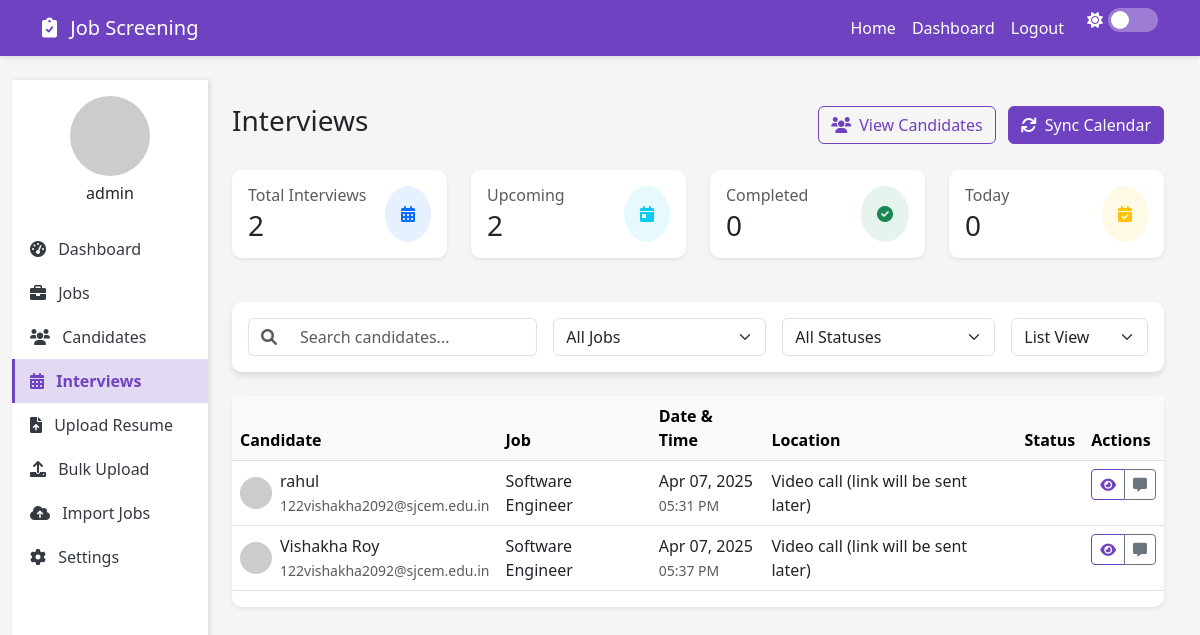
Screenshot of /interviews (signed in) with the database file from the repository.
### database.py (models this page shows, shortened)
class User(db.Model, UserMixin):
    id = db.Column(db.Integer, primary_key=True)
    username = db.Column(db.String(100), unique=True, nullable=False)
    email = db.Column(db.String(120), unique=True, nullable=False)
    password_hash = db.Column(db.String(200), nullable=False)
    is_admin = db.Column(db.Boolean, default=False)
    created_at = db.Column(db.DateTime, default=datetime.utcnow)

class Interview(db.Model):
    id = db.Column(db.Integer, primary_key=True)
    candidate_id = db.Column(db.Integer, db.ForeignKey('candidate.id'))
    scheduled_date = db.Column(db.DateTime, nullable=False)
    location = db.Column(db.String(255), nullable=True)
    meeting_link = db.Column(db.String(255), nullable=True)
    notes = db.Column(db.Text, nullable=True)
    is_confirmed = db.Column(db.Boolean, default=False)
    email_sent = db.Column(db.Boolean, default=False)
    created_at = db.Column(db.DateTime, default=datetime.utcnow)

class Candidate(db.Model):
    id = db.Column(db.Integer, primary_key=True)
    name = db.Column(db.String(200), nullable=False)
    email = db.Column(db.String(120), nullable=False)
    resume_path = db.Column(db.String(255), nullable=False)
    job_id = db.Column(db.Integer, db.ForeignKey('job.id'))
    match_score = db.Column(db.Float, default=0.0)
    is_shortlisted = db.Column(db.Boolean, default=False)
    created_at = db.Column(db.DateTime, default=datetime.utcnow)
    interviews = db.relationship('Interview', backref='candidate', lazy=True)

class Job(db.Model):
    id = db.Column(db.Integer, primary_key=True)
    title = db.Column(db.String(200), nullable=False)
    description = db.Column(db.Text, nullable=False)
    requirements = db.Column(db.Text, nullable=True)
    created_at = db.Column(db.DateTime, default=datetime.utcnow)
    created_by = db.Column(db.Integer, db.ForeignKey('user.id'))
    candidates = db.relationship('Candidate', backref='job', lazy=True)

### app.py (the view)
@app.route('/interviews')
@login_required
def interviews():
    interviews = Interview.query.all()
    today = datetime.now().date()
    upcoming_count = Interview.query.filter(Interview.scheduled_date > datetime.now()).count()
    completed_count = Interview.query.filter(Interview.scheduled_date < datetime.now()).count()
    today_count = Interview.query.filter(Interview.scheduled_date.cast(db.Date) == today).count()
    jobs = Job.query.all()
    return render_template('interviews.html',
                          interviews=interviews,
                          upcoming_count=upcoming_count,
                          completed_count=completed_count,
                          today_count=today_count,
                          today=today,
                          jobs=jobs)

### templates/interviews.html (shortened to what this page needs)
{% extends "base.html" %}
{% block extra_css %}
<link href="https://cdn.jsdelivr.net/npm/fullcalendar@5.10.1/main.min.css" rel="stylesheet">
{% endblock %}
{% block content %}
<div class="container-fluid">
    <div class="row">
        <div class="col-lg-2 col-md-3 px-0">
            <div class="sidebar py-3">
                <div class="text-center mb-4">
                    <img src="https://ui-avatars.com/api/?name={{ current_user.username }}&background=6f42c1&color=fff&size=128" alt="Profile" class="rounded-circle" width="80">
                    <h6 class="mt-2">{{ current_user.username }}</h6>
                </div>
                <a href="{{ url_for('dashboard') }}" class="sidebar-link">
                    <i class="fas fa-tachometer-alt me-2"></i> Dashboard
                </a>
                <a href="{{ url_for('jobs') }}" class="sidebar-link">
                    <i class="fas fa-briefcase me-2"></i> Jobs
                </a>
                <a href="{{ url_for('candidates') }}" class="sidebar-link">
                    <i class="fas fa-users me-2"></i> Candidates
                </a>
                <a href="{{ url_for('interviews') }}" class="sidebar-link active">
                    <i class="fas fa-calendar-alt me-2"></i> Interviews
                </a>
                <a href="{{ url_for('upload_resume') }}" class="sidebar-link">
                    <i class="fas fa-file-upload me-2"></i> Upload Resume
                </a>
                <a href="{{ url_for('upload_multiple') }}" class="sidebar-link">
                    <i class="fas fa-upload me-2"></i> Bulk Upload
                </a>
                <a href="{{ url_for('import_jobs') }}" class="sidebar-link">
                    <i class="fas fa-cloud-upload-alt me-2"></i> Import Jobs
                </a>
                <a href="{{ url_for('settings') }}" class="sidebar-link">
                    <i class="fas fa-cog me-2"></i> Settings
                </a>
            </div>
        </div>
        <div class="col-lg-10 col-md-9 ms-auto">
            <div class="container mt-4">
                <div class="d-flex justify-content-between align-items-center mb-4">
                    <h3>Interviews</h3>
                    <div>
                        <a href="{{ url_for('candidates') }}" class="btn btn-outline-primary me-2">
                            <i class="fas fa-users me-2"></i>View Candidates
                        </a>
                        <button class="btn btn-primary" data-bs-toggle="modal" data-bs-target="#calendarSyncModal">
                            <i class="fas fa-sync me-2"></i>Sync Calendar
                        </button>
                    </div>
                </div>
                <div class="row mb-4">
                    <div class="col-md-3">
                        <div class="card border-0 shadow-sm">
                            <div class="card-body">
                                <div class="d-flex justify-content-between align-items-center">
                                    <div>
                                        <h6 class="text-muted mb-1">Total Interviews</h6>
                                        <h3 class="mb-0">{{ interviews|length }}</h3>
                                    </div>
                                    <div class="rounded-circle bg-primary bg-opacity-10 p-3">
                                        <i class="fas fa-calendar-alt text-primary"></i>
                                    </div>
                                </div>
                            </div>
                        </div>
                    </div>
                    <div class="col-md-3">
                        <div class="card border-0 shadow-sm">
                            <div class="card-body">
                                <div class="d-flex justify-content-between align-items-center">
                                    <div>
                                        <h6 class="text-muted mb-1">Upcoming</h6>
                                        <h3 class="mb-0">{{ upcoming_count }}</h3>
                                    </div>
                                    <div class="rounded-circle bg-info bg-opacity-10 p-3">
                                        <i class="fas fa-calendar-day text-info"></i>
                                    </div>
                                </div>
                            </div>
                        </div>
                    </div>
                    <div class="col-md-3">
                        <div class="card border-0 shadow-sm">
                            <div class="card-body">
                                <div class="d-flex justify-content-between align-items-center">
                                    <div>
                                        <h6 class="text-muted mb-1">Completed</h6>
                                        <h3 class="mb-0">{{ completed_count }}</h3>
                                    </div>
                                    <div class="rounded-circle bg-success bg-opacity-10 p-3">
                                        <i class="fas fa-check-circle text-success"></i>
                                    </div>
                                </div>
                            </div>
                        </div>
                    </div>
                    <div class="col-md-3">
                        <div class="card border-0 shadow-sm">
                            <div class="card-body">
                                <div class="d-flex justify-content-between align-items-center">
                                    <div>
                                        <h6 class="text-muted mb-1">Today</h6>
                                        <h3 class="mb-0">{{ today_count }}</h3>
                                    </div>
                                    <div class="rounded-circle bg-warning bg-opacity-10 p-3">
                                        <i class="fas fa-calendar-check text-warning"></i>
                                    </div>
                                </div>
                            </div>
                        </div>
                    </div>
                </div>
                <div class="card mb-4">
                    <div class="card-body">
                        <div class="row g-3">
                            <div class="col-md-4">
                                <div class="input-group">
                                    <span class="input-group-text bg-white border-end-0">
                                        <i class="fas fa-search text-muted"></i>
                                    </span>
                                    <input type="text" id="search-input" class="form-control border-start-0" placeholder="Search candidates...">
                                </div>
                            </div>
                            <div class="col-md-3">
                                <select id="job-filter" class="form-select">
                                    <option value="">All Jobs</option>
                                </select>
                            </div>
                            <div class="col-md-3">
                                <select id="status-filter" class="form-select">
                                    <option value="">All Statuses</option>
                                </select>
                            </div>
                            <div class="col-md-2">
                                <select id="view-type" class="form-select">
                                    <option value="list">List View</option>
                                </select>
                            </div>
                        </div>
                    </div>
                </div>
                <div id="list-view" class="card border-0 shadow-sm mb-4">
                    <div class="card-body p-0">
                        <div class="table-responsive">
                            <table class="table table-hover" id="interviews-table">
                                <thead class="table-light">
                                    <tr>
                                        <th>Candidate</th>
                                        <th>Job</th>
                                        <th>Date & Time</th>
                                        <th>Location</th>
                                        <th>Status</th>
                                        <th>Actions</th>
                                    </tr>
                                </thead>
                                <tbody>
                                    {% if interviews %}
                                    {% for interview in interviews %}
                                    <tr>
                                        <td>
                                            <div class="d-flex align-items-center">
                                                <img src="https://ui-avatars.com/api/?name={{ interview.candidate.name }}&background=6f42c1&color=fff&size=32" alt="Candidate" class="rounded-circle me-2" width="32">
                                                <div>
                                                    <div>{{ interview.candidate.name }}</div>
                                                    <small class="text-muted">{{ interview.candidate.email }}</small>
                                                </div>
                                            </div>
                                        </td>
                                        <td>{{ interview.candidate.job.title }}</td>
                                        <td>
                                            <div>{{ interview.scheduled_date.strftime('%b %d, %Y') }}</div>
                                            <small class="text-muted">{{ interview.scheduled_date.strftime('%I:%M %p') }}</small>
                                        </td>
                                        <td>{{ interview.location }}</td>
                                        <td>
                                        </td>
                                        <td>
                                            <div class="btn-group">
                                                <a href="{{ url_for('candidate_detail', id=interview.candidate.id) }}" class="btn btn-sm btn-outline-primary">
                                                    <i class="fas fa-eye"></i>
                                                </a>
                                                <button type="button" class="btn btn-sm btn-outline-secondary" data-bs-toggle="modal" data-bs-target="#feedbackModal{{ interview.id }}">
                                                    <i class="fas fa-comment-alt"></i>
                                                </button>
                                            </div>
                                        </td>
                                    </tr>
                                    {% endfor %}
                                    {% endif %}
                                </tbody>
                            </table>
                        </div>
                    </div>
                </div>
            </div>
        </div>
    </div>
</div>
{% endblock %}

### templates/base.html (shortened to what this page needs)
<!DOCTYPE html>
<html lang="en" data-bs-theme="light">
<head>
    <link href="https://cdn.jsdelivr.net/npm/bootstrap@5.3.0-alpha1/dist/css/bootstrap.min.css" rel="stylesheet">
    <link rel="stylesheet" href="https://cdnjs.cloudflare.com/ajax/libs/font-awesome/6.0.0/css/all.min.css">
    {% block extra_css %}{% endblock %}
</head>
<body>
    {% block navbar %}
    <nav class="navbar navbar-expand-lg">
        <div class="container">
            <a class="navbar-brand" href="{{ url_for('index') }}">
                <i class="fas fa-clipboard-check me-2"></i>
                Job Screening
            </a>
            <div class="collapse navbar-collapse" id="navbarNav">
                <ul class="navbar-nav ms-auto">
                    <li class="nav-item">
                        <a class="nav-link" href="{{ url_for('index') }}">Home</a>
                    </li>
                    {% if current_user.is_authenticated %}
                    <li class="nav-item">
                        <a class="nav-link" href="{{ url_for('dashboard') }}">Dashboard</a>
                    </li>
                    <li class="nav-item">
                        <a class="nav-link" href="{{ url_for('logout') }}">Logout</a>
                    </li>
                    {% endif %}
                    <li class="nav-item">
                        <div class="theme-switch-wrapper">
                            <span class="theme-icon"><i class="fas fa-sun" id="light-icon"></i></span>
                            <label class="theme-switch">
                                <span class="slider"></span>
                            </label>
                        </div>
                    </li>
                </ul>
            </div>
        </div>
    </nav>
    {% endblock %}
    <div class="container-fluid mt-4">
        {% block content %}{% endblock %}
    </div>
</body>
</html>

### rows the page displays
User: username "admin"
Interview: candidate.name "rahul", candidate.email "122vishakha2092@sjcem.edu.in", candidate.job "Software Engineer", scheduled_date "Apr 07, 2025", scheduled_date "05:31 PM", location "Video call (link will be sent later)"
Interview: candidate.name "Vishakha Roy", candidate.email "122vishakha2092@sjcem.edu.in", candidate.job "Software Engineer", scheduled_date "Apr 07, 2025", scheduled_date "05:37 PM", location "Video call (link will be sent later)"

### other values shown
{{ interviews|length }} "2"
{{ upcoming_count }} "2"
{{ completed_count }} "0"
{{ today_count }} "0"
